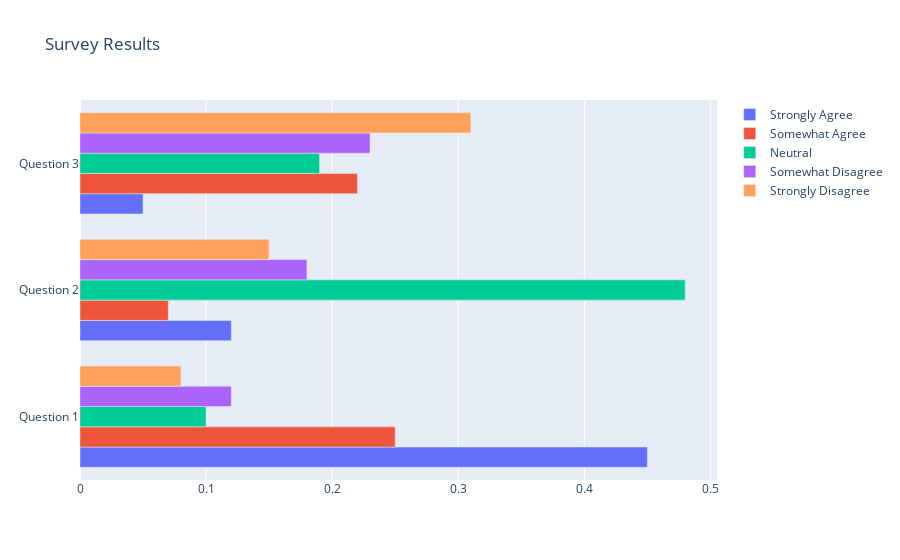

Notebook cell for this chart:
### Code cell
# create a fig from data & layout, and plot the fig.
fig = go.Figure(data=data, layout=layout)
fig.show()

### Figure 1 — Plotly figure (JSON) as saved in the notebook; plotly's stock layout.template omitted (floating-point values rounded to 4 significant figures)
{"data": [{"name": "Strongly Agree", "orientation": "h", "type": "bar", "x": [0.45, 0.12, 0.05], "y": ["Question 1", "Question 2", "Question 3"]}, {"name": "Somewhat Agree", "orientation": "h", "type": "bar", "x": [0.25, 0.07, 0.22], "y": ["Question 1", "Question 2", "Question 3"]}, {"name": "Neutral", "orientation": "h", "type": "bar", "x": [0.1, 0.48, 0.19], "y": ["Question 1", "Question 2", "Question 3"]}, {"name": "Somewhat Disagree", "orientation": "h", "type": "bar", "x": [0.12, 0.18, 0.23], "y": ["Question 1", "Question 2", "Question 3"]}, {"name": "Strongly Disagree", "orientation": "h", "type": "bar", "x": [0.08, 0.15, 0.31], "y": ["Question 1", "Question 2", "Question 3"]}], "layout": {"title": {"text": "Survey Results"}}}
